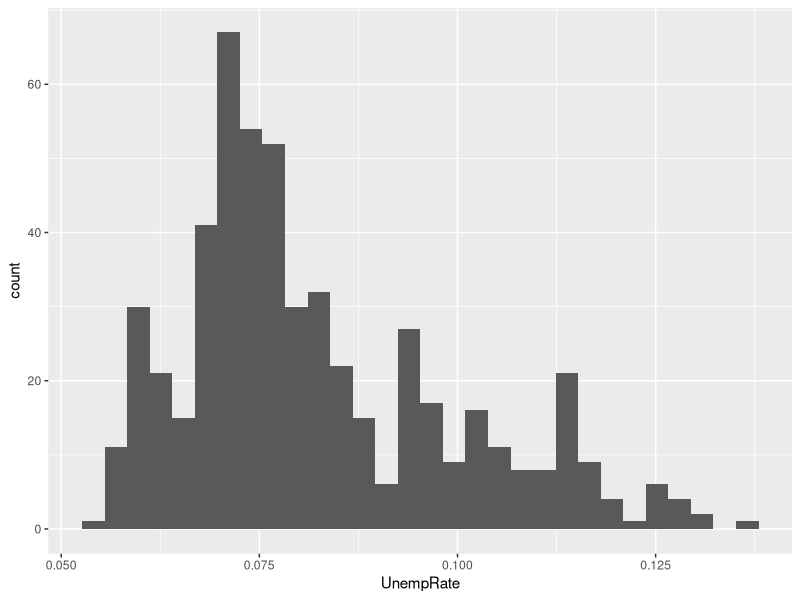
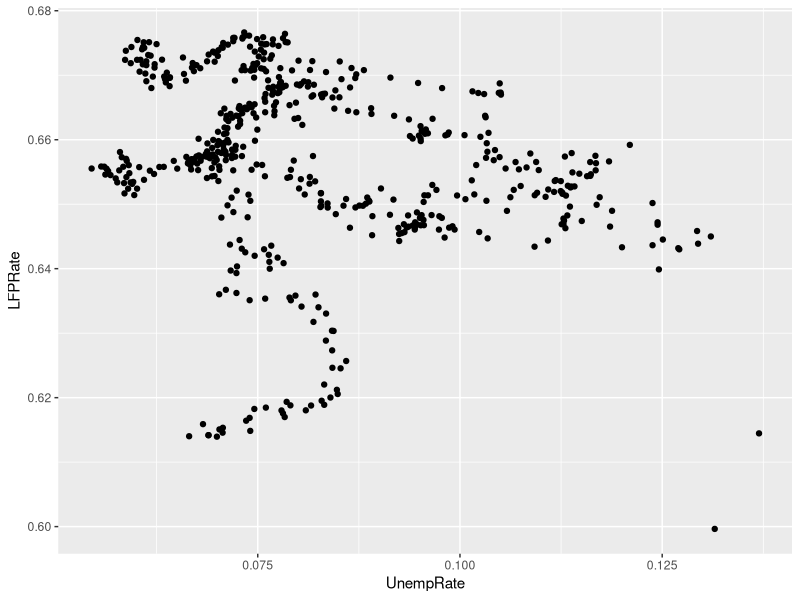
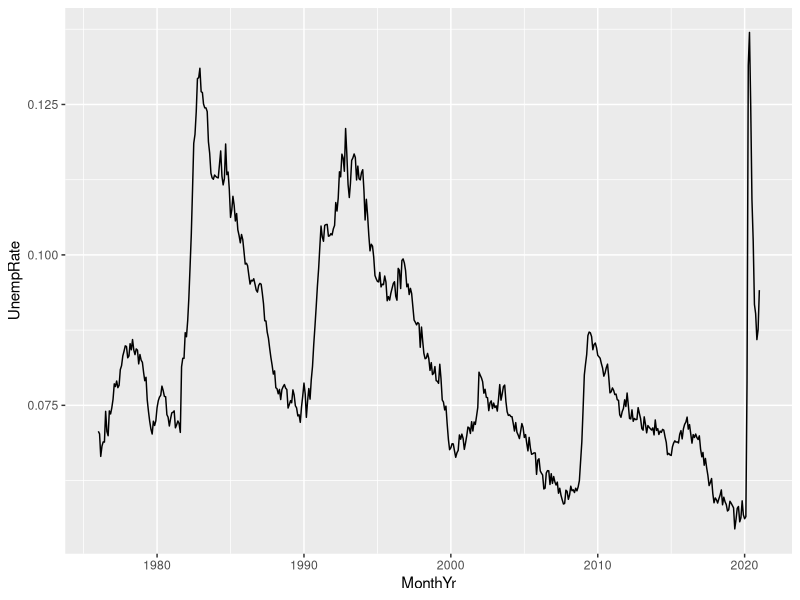
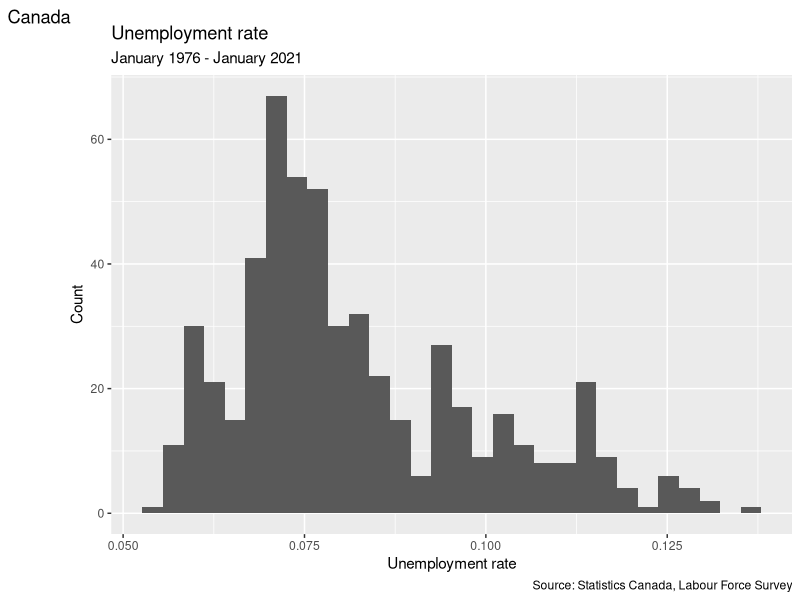
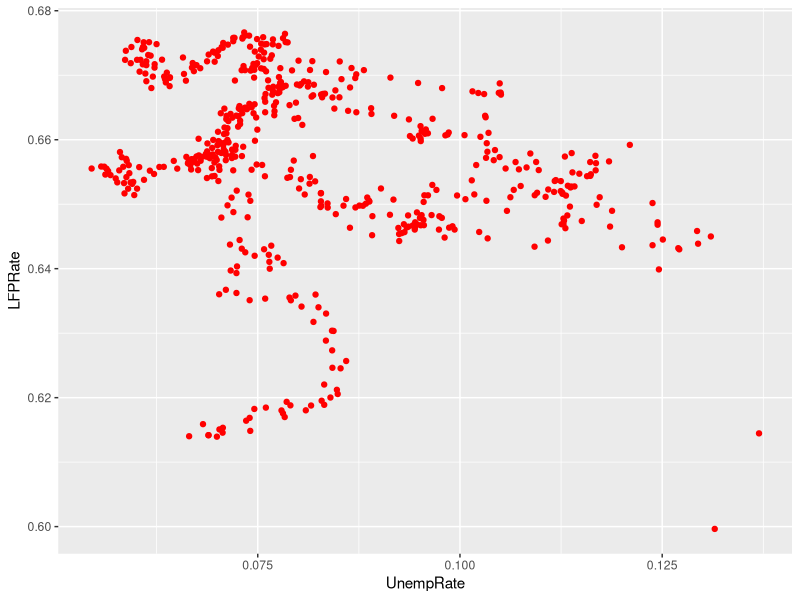
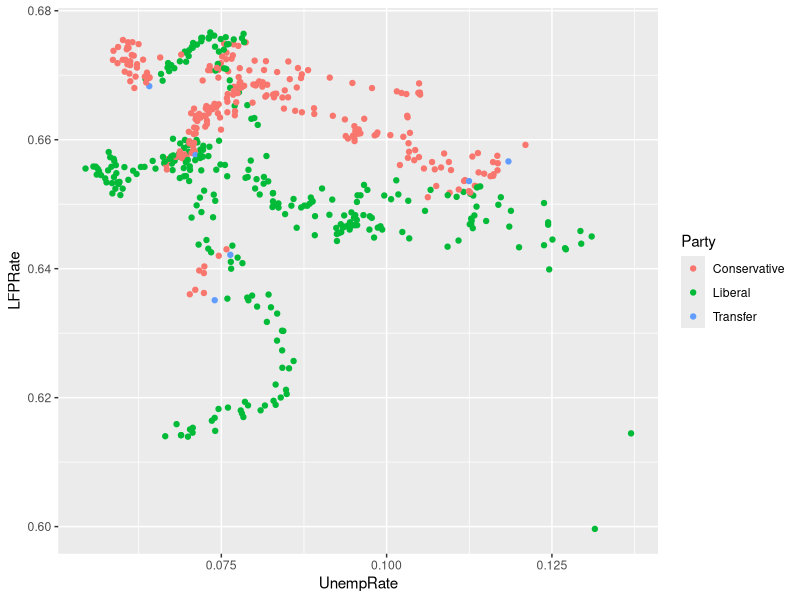
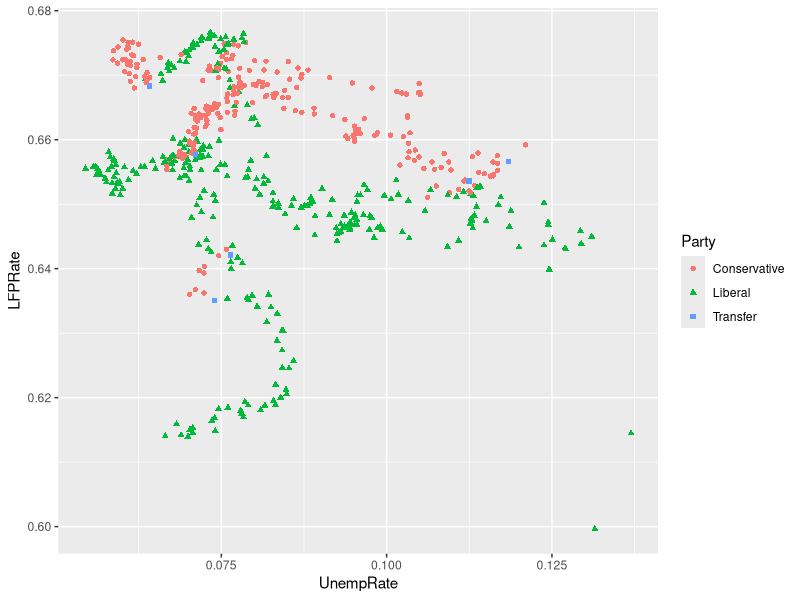
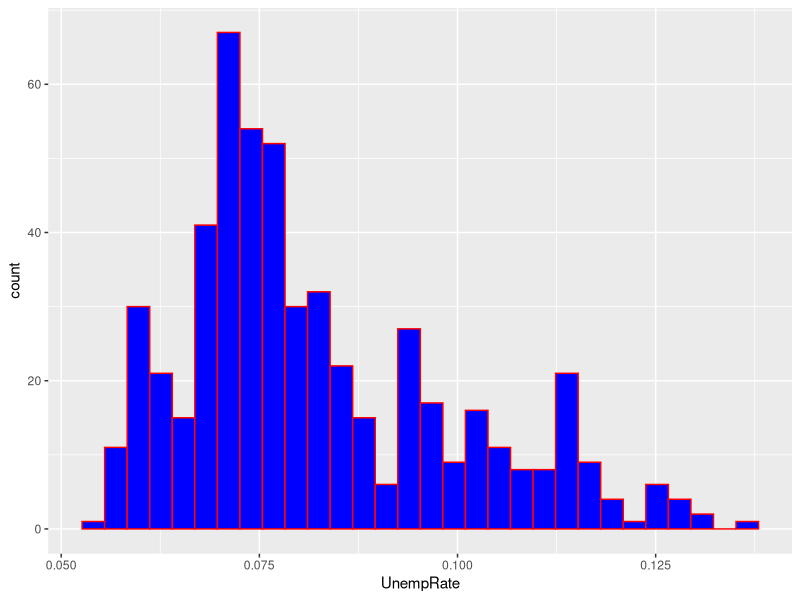

Recreate these plots in R, in order.
## ---- chunk 1
knitr::opts_chunk$set(echo = TRUE)
library("tidyverse")
## ---- chunk 2
# Load the tidyverse
library("tidyverse")
## ---- chunk 3
# The code below assumes that the file "EmploymentData.csv" is in 
# the working directory.  Change the argument below as needed to 
# make the function work in your environment 
EmpData <- read_csv("EmploymentData.csv")
## ---- chunk 4
print(EmpData)
## ---- chunk 5
names(EmpData)
## ---- chunk 6
nrow(EmpData)
ncol(EmpData)
## ---- chunk 7
mean(EmpData$UnempRate)
## ---- chunk 8
# This is equivalent to names(EmpData)
EmpData %>% names()
# This is equivalent to sqrt(2)
2 %>% sqrt()
# This is equivalent to cat(sqrt(2)," is the square root of 2")
2 %>% sqrt() %>% cat(" is the square root of 2")
## ---- chunk 9
# Convert UnempRate and LFPRate to percentages
EmpData %>% 
  mutate(UnempRate = 100*UnempRate) %>% 
  mutate(LFPRatePct = 100*LFPRate)
## ---- chunk 10
# This will give all of the observations with unemployment rates over 13%
EmpData %>% 
  mutate(UnempRate = 100*UnempRate, LFPRatePct = 100*LFPRate) %>% 
  filter(UnempRate > 13)
## ---- chunk 11
# This will take out all variables except a few
EmpData %>% 
  mutate(UnempRate = 100*UnempRate) %>% 
  mutate(LFPRatePct = 100*LFPRate) %>% 
  filter(UnempRate > 13) %>%
  select(MonthYr,UnempRate,LFPRatePct,PrimeMinister)
## ---- chunk 12
# This will give all of the observations with unemployment rates over 13%
EmpData %>% 
  mutate(UnempRate = 100*UnempRate) %>% 
  mutate(LFPRatePct = 100*LFPRate) %>% 
  filter(UnempRate > 13) %>%
  select(MonthYr,UnempRate,LFPRatePct,PrimeMinister) %>%
  arrange(UnempRate)
## ---- chunk 13
# This is what the same code looks like without the pipe
arrange(select(filter(mutate(EmpData,UnempRate = 100*UnempRate,LFPRatePct = 100*LFPRate),UnempRate > 13),MonthYr,UnempRate,LFPRatePct,PrimeMinister),UnempRate)
## ---- chunk 14
EmpData <- EmpData %>% 
  mutate(MonthYr=as.Date(MonthYr,"%m/%d/%Y"))
## ---- chunk 15
summary(EmpData)
## ---- chunk 16
# Mean of a single variable
mean(EmpData$UnempRate)
## ---- chunk 17
# NA is treated like any other value
x <- NA
# The value of any calculation based on NA is NA
5 + NA
log(NA)
NA - NA
# NA is not the only non-numeric "number"
# Inf means "infinity"
1/0
-1/0
# NaN means "not a number"
0/0
# There are standard rules for math with these
Inf + Inf
Inf - Inf
5*Inf
0*Inf
## ---- chunk 18
# if a variable has any NA values, its mean will be NA 
mean(EmpData$AnnPopGrowth)
# unless you tell R to remove them
mean(EmpData$AnnPopGrowth,na.rm=TRUE)
## ---- chunk 19
# Mean of each column
EmpData %>%
  select(where(is.numeric)) %>%
  lapply(mean,na.rm=TRUE) 
## ---- chunk 20
# VAR calculates the sample variance
var(EmpData$UnempRate,na.rm = TRUE)
# SD calculates the standard deviation
sd(EmpData$UnempRate,na.rm = TRUE)
# MEDIAN calculates the sample median
median(EmpData$UnempRate,na.rm = TRUE)
## ---- chunk 21
# Standard deviation of each column
EmpData %>%
  select(where(is.numeric)) %>%
  lapply(sd,na.rm=TRUE) 
## ---- chunk 22
# COUNT creates a frequency table for discrete variables
EmpData %>% 
  count(PrimeMinister)
# COUNT and CUT_INTERVAL create a binned frequency table
EmpData %>% 
  count(cut_interval(LFPRate,6))
## ---- chunk 23
# For two specific columns of data
cov(EmpData$UnempRate,EmpData$LFPRate)
cor(EmpData$UnempRate,EmpData$LFPRate)
## ---- chunk 24
# For the whole data set
EmpData %>%
  select(where(is.numeric)) %>%
  cor()
## ---- chunk 25
# EmpData has missing data in 1976 for the variable AnnPopGrowth
# Casewise deletion will exclude 1976 from all calculations
EmpData %>%
  select(where(is.numeric)) %>%
  cor(use="complete.obs")
# Pairwise deletion will exclude 1976 from calculations involving AnnPopGrowth
EmpData %>%
  select(where(is.numeric)) %>%
  cor(use="pairwise.complete.obs")

## ---- chunk 26
# The N(0,1) PDF, evaluated at 1.96
dnorm(1.96)
# The N(1,4) PDF, evaluated at 1.96
dnorm(1.96,mean=1,sd=4)
# The N(0,1) CDF, evaluated at 1.96
pnorm(1.97)
# The 97.5 percentile of the N(0,1) CDF
qnorm(0.975)
# Four random numbers from the N(0,1) distribution
rnorm(4)
## ---- chunk 27
ggplot(data=EmpData,mapping=aes(x=UnempRate)) + 
  geom_histogram()
## ---- chunk 28
ggplot(data=EmpData,aes(x=UnempRate,y=LFPRate)) + 
  geom_point()
## ---- chunk 29
ggplot(data=EmpData,aes(x=MonthYr,y=UnempRate)) + 
  geom_line() 
## ---- chunk 30
ggplot(data=EmpData,aes(x=UnempRate)) + 
  geom_histogram() + 
  labs(title="Unemployment rate",
      subtitle="January 1976 - January 2021",
      caption="Source: Statistics Canada, Labour Force Survey",
      tag="Canada") +
  xlab("Unemployment rate") +
  ylab("Count")
## ---- chunk 31
ggplot(data=EmpData,aes(x=UnempRate,y=LFPRate)) + 
  geom_point(col="red")
## ---- chunk 32
ggplot(data=EmpData,aes(x=UnempRate,y=LFPRate)) + 
  geom_point(aes(col=Party))
## ---- chunk 33
ggplot(data=EmpData,aes(x=UnempRate,y=LFPRate)) + 
  geom_point(aes(col=Party, shape=Party))
## ---- chunk 34
ggplot(data=EmpData,aes(x=UnempRate)) + 
  geom_histogram(col="red",fill="blue") 
## ---- chunk 35
ggplot(data=EmpData,aes(x=UnempRate,y=LFPRate)) + 
  geom_point() +
  geom_smooth()
## ---- chunk 36
ggplot(data=EmpData,aes(x=UnempRate,y=LFPRate)) + 
  geom_point() +
  geom_smooth(method="lm") 
## ---- chunk 37
ggplot(data=EmpData,aes(x=UnempRate)) + 
  geom_histogram(binwidth=0.005,fill="blue") +
  geom_density() +
  labs(title="Unemployment rate",
      subtitle=paste("January 1976 - January 2021 (",
                     nrow(EmpData),
                     " months)",
                     sep="",
                     collapse=""),
      caption="Source: Statistics Canada, Labour Force Survey",
      tag="Canada") +
  xlab("Unemployment rate") +
  ylab("Count")
## ---- chunk 38
ggplot(data=EmpData %>% filter(Party != "Transfer"),
       aes(x=UnempRate,y=LFPRate)) + 
  geom_point(aes(col=Party, shape=Party)) +
  geom_smooth(aes(col=Party)) +
  labs(title="Unemployment and LFP rates by party in government",
      subtitle=paste("January 1976 - January 2021 (",
                     nrow(EmpData),
                     " months)",
                     sep="",
                     collapse=""),
      caption="Source: Statistics Canada, Labour Force Survey",
      tag="Canada") +
  xlab("Unemployment rate") +
  ylab("Labour force participation")
## ---- chunk 39
# A smooth density (PDF) function too
ggplot(data=EmpData,aes(x=UnempRate)) + 
  geom_density()
# This is called a box plot. It shows the mean
ggplot(data=EmpData,aes(x=UnempRate,y=PrimeMinister)) + 
  geom_boxplot()
## ---- chunk 40
# The fill option changes the color under the density
# The alpha option makes the fill partially transparent
ggplot(data=EmpData) + 
  geom_density(aes(x=Population),fill="red",alpha=0.5) +
  geom_density(aes(x=Employed),fill="blue",alpha=0.5)
## ---- chunk 41
ggplot(data=EmpData,aes(x=UnempRate,y=LFPRate)) + 
 geom_point(size=0.5) +
  stat_summary_bin(fun='mean', bins=20,
                   col="blue", size=3, geom='point') +
  stat_summary_bin(fun='mean', bins=20,
                   col="blue", size=0.5, geom='line')
